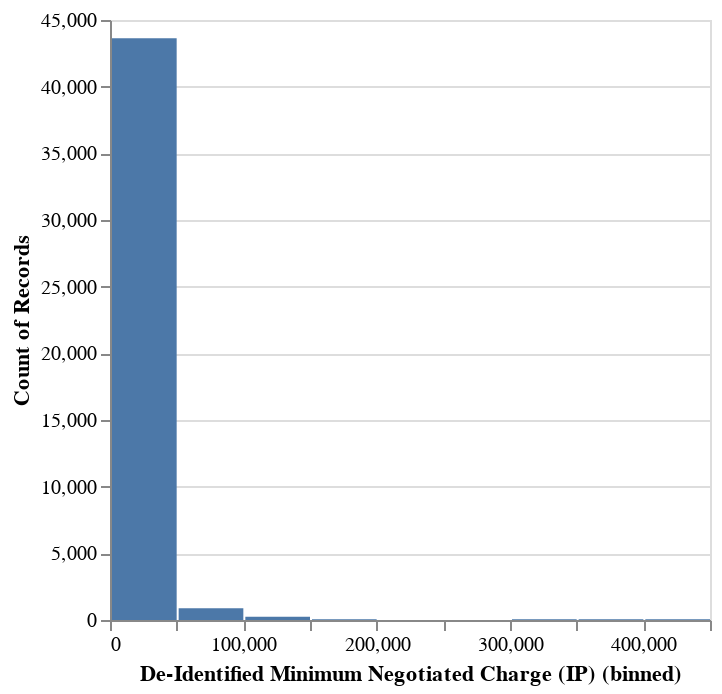

This figure's notebook cell:
### Code cell
# Create a histogram of Discounted Cash Price
alt.Chart(bellevue.to_arrow()).mark_bar().encode(
    alt.X("De-Identified Minimum Negotiated Charge (IP):Q", bin=True),
    y='count()'
)

### Figure 1 — Vega specification as saved in the notebook (floating-point values rounded to 4 significant figures)
{"$schema": "https://vega.github.io/schema/vega/v5.json", "data": [{"name": "source_0", "values": [{"__count": 61, "bin_maxbins_10_De-Identified Minimum Negotiated Charge (IP)": 350000.0, "bin_maxbins_10_De-Identified Minimum Negotiated Charge (IP)_end": 400000.0}, {"__count": 242, "bin_maxbins_10_De-Identified Minimum Negotiated Charge (IP)": 100000.0, "bin_maxbins_10_De-Identified Minimum Negotiated Charge (IP)_end": 150000.0}, {"__count": 43625, "bin_maxbins_10_De-Identified Minimum Negotiated Charge (IP)": 0.0, "bin_maxbins_10_De-Identified Minimum Negotiated Charge (IP)_end": 50000.0}, {"__count": 881, "bin_maxbins_10_De-Identified Minimum Negotiated Charge (IP)": 50000.0, "bin_maxbins_10_De-Identified Minimum Negotiated Charge (IP)_end": 100000.0}, {"__count": 59, "bin_maxbins_10_De-Identified Minimum Negotiated Charge (IP)": 400000.0, "bin_maxbins_10_De-Identified Minimum Negotiated Charge (IP)_end": 450000.0}, {"__count": 54, "bin_maxbins_10_De-Identified Minimum Negotiated Charge (IP)": 300000.0, "bin_maxbins_10_De-Identified Minimum Negotiated Charge (IP)_end": 350000.0}, {"__count": 60, "bin_maxbins_10_De-Identified Minimum Negotiated Charge (IP)": 150000.0, "bin_maxbins_10_De-Identified Minimum Negotiated Charge (IP)_end": 200000.0}]}, {"name": "source_0_y_domain___count", "values": [{"min": 54, "max": 43625}]}], "signals": [{"name": "bin_maxbins_10_De_Identified_Minimum_Negotiated_Charge__IP__bins", "value": {"fields": ["De-Identified Minimum Negotiated Charge (IP)"], "fname": "bin_De-Identified Minimum Negotiated Charge (IP)", "start": 0.0, "step": 50000.0, "stop": 450000.0}}], "marks": [{"type": "rect", "name": "marks", "from": {"data": "source_0"}, "encode": {"update": {"fill": {"value": "#4c78a8"}, "ariaRoleDescription": {"value": "bar"}, "description": {"signal": "\"De-Identified Minimum Negotiated Charge (IP) (binned): \" + (!isValid(datum[\"bin_maxbins_10_De-Identified Minimum Negotiated Charge (IP)\"]) || !isFinite(+datum[\"bin_maxbins_10_De-Identified Minimum Negotiated Charge (IP)\"]) ? \"null\" : format(datum[\"bin_maxbins_10_De-Identified Minimum Negotiated Charge (IP)\"], \"\") + \" – \" + format(datum[\"bin_maxbins_10_De-Identified Minimum Negotiated Charge (IP)_end\"], \"\")) + \"; Count of Records: \" + (format(datum[\"__count\"], \"\"))"}, "x": {"field": "bin_maxbins_10_De-Identified Minimum Negotiated Charge (IP)_end", "scale": "x"}, "y2": {"value": 0, "scale": "y"}, "y": {"field": "__count", "scale": "y"}, "x2": {"field": "bin_maxbins_10_De-Identified Minimum Negotiated Charge (IP)", "scale": "x", "offset": 1}}}, "style": ["bar"]}], "scales": [{"name": "x", "type": "linear", "domain": {"signal": "[bin_maxbins_10_De_Identified_Minimum_Negotiated_Charge__IP__bins.start, bin_maxbins_10_De_Identified_Minimum_Negotiated_Charge__IP__bins.stop]"}, "range": [0, {"signal": "width"}], "bins": {"signal": "bin_maxbins_10_De_Identified_Minimum_Negotiated_Charge__IP__bins"}, "zero": false}, {"name": "y", "type": "linear", "domain": [{"signal": "(data(\"source_0_y_domain___count\")[0] || {}).min"}, {"signal": "(data(\"source_0_y_domain___count\")[0] || {}).max"}], "range": [{"signal": "height"}, 0], "nice": true, "zero": true}], "axes": [{"scale": "y", "grid": true, "orient": "left", "tickCount": {"signal": "ceil(height/40)"}, "minExtent": 0, "maxExtent": 0, "gridScale": "x", "labels": false, "ticks": false, "aria": false, "zindex": 0, "domain": false}, {"scale": "x", "zindex": 0, "title": "De-Identified Minimum Negotiated Charge (IP) (binned)", "labelFlush": true, "labelOverlap": true, "orient": "bottom", "grid": false, "tickCount": {"signal": "ceil(width/10)"}}, {"scale": "y", "labelOverlap": true, "orient": "left", "grid": false, "tickCount": {"signal": "ceil(height/40)"}, "zindex": 0, "title": "Count of Records"}], "height": 300, "style": "cell", "background": "white", "padding": 5, "width": 300}
